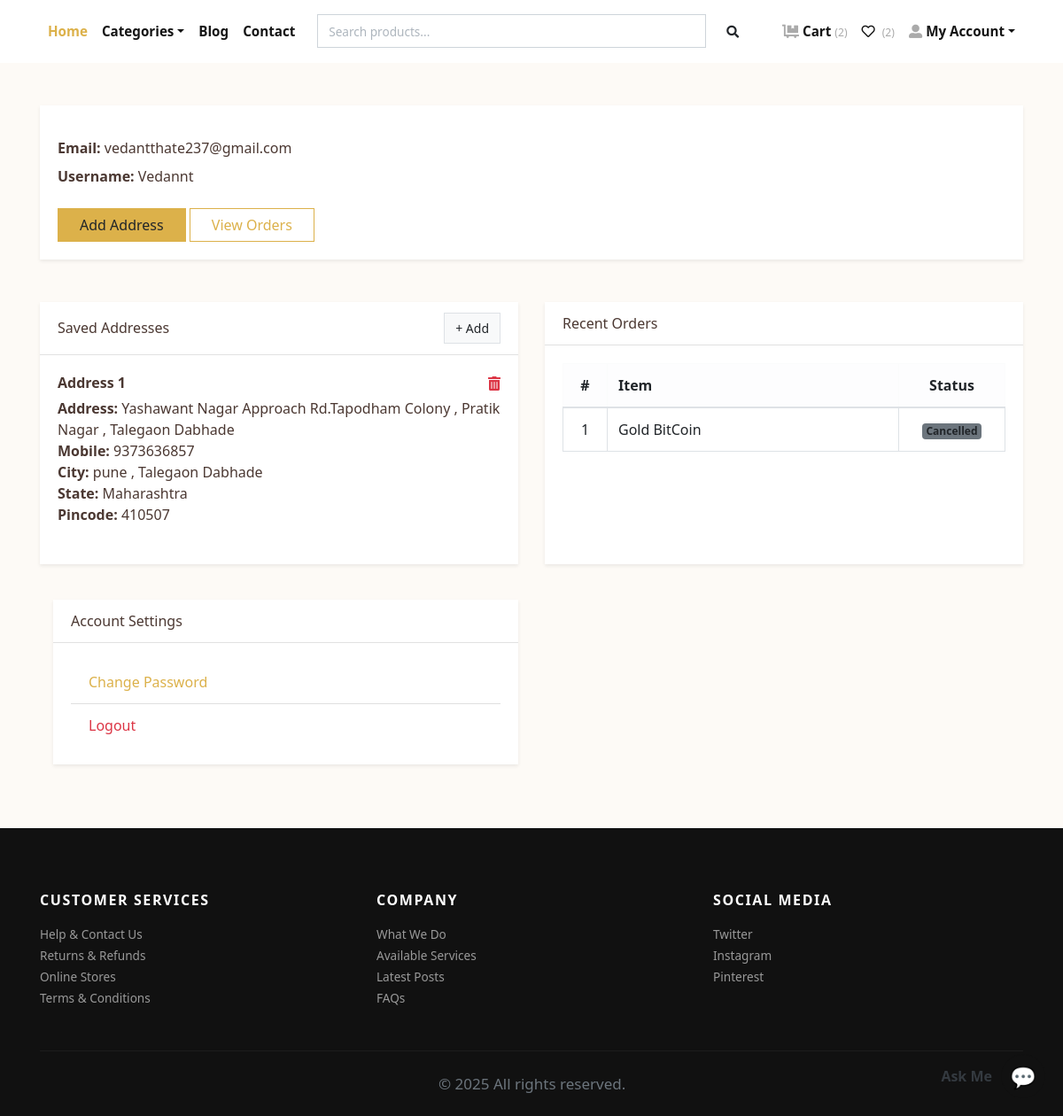
Before: /accounts/profile/ (signed in) with the older database file.
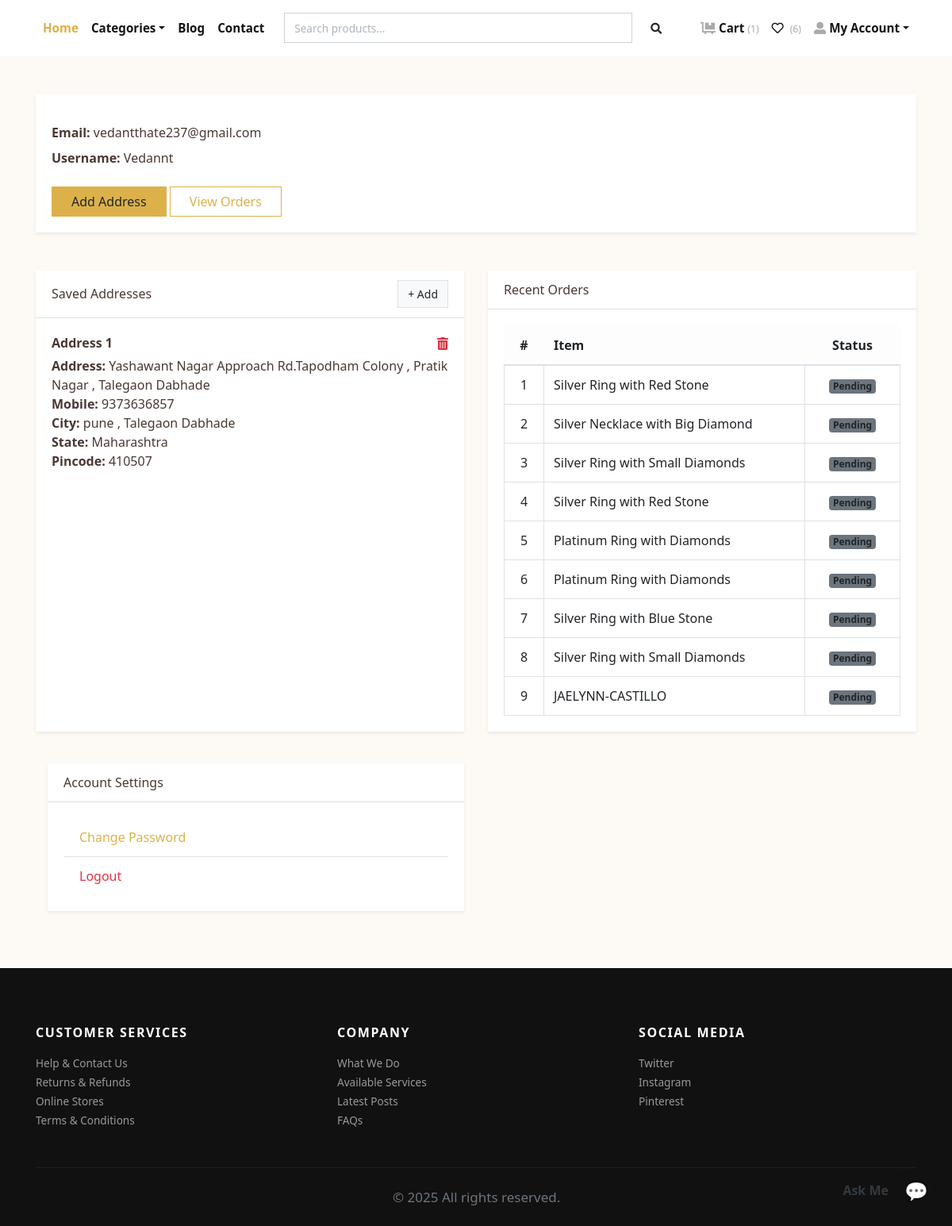
After: the same page with the newer database file.
### store/models.py (models this page shows, shortened)
class Address(models.Model):
    user = models.ForeignKey(User, verbose_name="User", on_delete=models.CASCADE)
    address = models.TextField(default="")
    user_phone_number = models.CharField(max_length=10,default="")
    city = models.CharField(max_length=100,default="")
    state = models.CharField(max_length=100,default="")
    pincode = models.CharField(max_length=10,default="")

class Order(models.Model):
    PAYMENT_METHODS = [
        ('COD', 'Cash on Delivery'),
        ('Online', 'Online Payment'),
    ]
    user = models.ForeignKey(User, verbose_name="User", on_delete=models.CASCADE)
    address = models.ForeignKey(Address, verbose_name="Shipping Address", on_delete=models.CASCADE)
    product = models.ForeignKey(Product, verbose_name="Product", on_delete=models.CASCADE, blank=True, null=True)
    quantity = models.PositiveIntegerField(verbose_name="Quantity", blank=True, null=True)
    amount = models.DecimalField(max_digits=10, decimal_places=2, verbose_name="Total Amount",default=0)
    shipping_charge = models.DecimalField(max_digits=10, decimal_places=2, default=99.00)
    ordered_date = models.DateTimeField(auto_now_add=True, verbose_name="Ordered Date")
    razorpay_order_id = models.CharField(max_length=100,null=True,blank=True)
    razorpay_payment_id = models.CharField(max_length=100,null=True,blank=True)
    razorepay_payment_signature = models.CharField(max_length=100,null=True,blank=True)
    payment_method = models.CharField(max_length=10, choices=PAYMENT_METHODS, default='COD')  # New field
    payment_status = models.CharField(max_length=20, default='Pending')  # Optional field
    tracking_uid = models.CharField(max_length=100, unique=True, blank=True, null=True)
    estimated_delivery = models.DateTimeField(null=True, blank=True)
    updated_at = models.DateTimeField(auto_now=True)
    coupon = models.ForeignKey('Coupon', on_delete=models.SET_NULL, null=True, blank=True)
    discount_amount = models.DecimalField(max_digits=10, decimal_places=2, null=True, blank=True)
    final_amount = models.DecimalField(max_digits=10, decimal_places=2, null=True, blank=True)
    status = models.CharField(
        choices=STATUS_CHOICES,
        max_length=50,
        default="Pending"
        )

class Product(models.Model):
    title = models.CharField(max_length=150, verbose_name="Product Title")
    slug = models.SlugField(max_length=160, verbose_name="Product Slug")
    sku = models.CharField(max_length=255, unique=True, verbose_name="Unique Product ID (SKU)")
    short_description = models.TextField(verbose_name="Short Description")
    detail_description = models.TextField(blank=True, null=True, verbose_name="Detail Description")
    product_image = models.ImageField(upload_to='product', blank=True, null=True, verbose_name="Product Image")
    price = models.DecimalField(max_digits=8, decimal_places=2)
    category = models.ForeignKey(Category, verbose_name="Product Categoy", on_delete=models.CASCADE)
    is_active = models.BooleanField(verbose_name="Is Active?")
    is_featured = models.BooleanField(verbose_name="Is Featured?")
    created_at = models.DateTimeField(auto_now_add=True, verbose_name="Created Date")
    updated_at = models.DateTimeField(auto_now=True, verbose_name="Updated Date")
    class Meta:
        verbose_name_plural = 'Products'
        ordering = ('-created_at', )

### store/views.py (the view)
# urls.py: path('accounts/profile/', views.profile, name="profile"),
@login_required
def profile(request):
    addresses = Address.objects.filter(user=request.user)
    orders = Order.objects.filter(user=request.user)
    return render(request, 'account/profile.html', {'addresses':addresses, 'orders':orders})

### store/context_preprocessors.py (called while the page is built)
def store_menu(request):
    categories = Category.objects.filter(is_active=True)
    context = {
        'categories_menu': categories,
    }
    return context

def cart_menu(request):
    if request.user.is_authenticated:
        cart_items= Cart.objects.filter(user=request.user)
        context = {
            'cart_items': cart_items,
        }
    else:
        context = {}
    return context

### templates/account/profile.html (shortened to what this page needs)
{% extends 'base.html' %}
{% load static %}
{% block content %}
<div class="container py-5">
  <div class="card border-0 shadow-sm mb-5">
    <div class="card-body">
      <p class="mb-2"><strong>Email:</strong> {{ request.user.email }}</p>
      <p class="mb-4"><strong>Username:</strong> {{ request.user.username }}</p>
      <a href="{% url 'store:add-address' %}" class="btn btn-primary me-2">Add Address</a>
      <a href="{% url 'store:orders' %}" class="btn btn-outline-primary">View Orders</a>
    </div>
  </div>
  <div class="row mb-3">
    <div class="col-lg-6 mb-4">
      <div class="card border-0 shadow-sm h-100">
        <div class="card-header bg-white fw-semibold d-flex justify-content-between align-items-center">
          <span>Saved Addresses</span>
          <a href="{% url 'store:add-address' %}" class="btn btn-sm btn-light border">+ Add</a>
        </div>
        <div class="card-body">
          {% if addresses %}
            {% for address in addresses %}
              <div class="mb-4">
                <div class="d-flex justify-content-between align-items-center mb-1">
                  <h6 class="mb-0">Address {{ forloop.counter }}</h6>
                  <a href="{% url 'store:remove-address' address.id %}" class="text-danger">
                    <i class="fas fa-trash-alt"></i>
                  </a>
                </div>
                <div>
                  <div><strong>Address:</strong> {{ address.address }}</div>
                  <div><strong>Mobile:</strong> {{ address.user_phone_number }}</div>
                  <div><strong>City:</strong> {{ address.city }}</div>
                  <div><strong>State:</strong> {{ address.state }}</div>
                  <div><strong>Pincode:</strong> {{ address.pincode }}</div>
                </div>
              </div>
            {% endfor %}
          {% else %}
            <p class="text-muted">No address added yet.</p>
          {% endif %}
        </div>
      </div>
    </div>
    <div class="col-lg-6 mb-4">
      <div class="card border-0 shadow-sm h-100">
        <div class="card-header bg-white fw-semibold">Recent Orders</div>
        <div class="card-body">
          {% if orders %}
            <div class="table-responsive">
              <table class="table table-bordered align-middle mb-0">
                <thead class="table-light">
                  <tr>
                    <th class="text-center" style="width: 50px;">#</th>
                    <th>Item</th>
                    <th class="text-center" style="width: 120px;">Status</th>
                  </tr>
                </thead>
                <tbody>
                  {% for order in orders %}
                    <tr>
                      <td class="text-center">{{ forloop.counter }}</td>
                      <td>{{ order.product.title }}</td>
                      <td class="text-center">
                        <span class="badge bg-secondary">{{ order.status }}</span>
                      </td>
                    </tr>
                  {% endfor %}
                </tbody>
              </table>
            </div>
          {% else %}
            <p class="text-muted mb-0">You haven't placed any orders yet.</p>
          {% endif %}
        </div>
      </div>
    </div>
  </div>
  <div class="col-lg-6 mb-4">
    <div class="card border-0 shadow-sm mb-4">
      <div class="card-header bg-white fw-semibold">Account Settings</div>
      <div class="card-body">
        <ul class="list-group list-group-flush">
          <li class="list-group-item">
            <a href="{% url 'store:password-change' %}" class="text-decoration-none">Change Password</a>
          </li>
          <li class="list-group-item">
            <a class="text-decoration-none text-danger" href="#" onclick="document.getElementById('logout-form').submit();">Logout</a>
          </li>
        </ul>
      </div>
    </div>
  </div>
</div>
{% endblock content %}

### templates/navbar.html (shortened to what this page needs)
{% load static %}
<header class="header bg-white">
  <div class="container px-0 px-lg-3">
    <nav class="navbar navbar-expand-lg navbar-light py-3 px-lg-0 fixed-top">
      <div class="collapse navbar-collapse" id="navbarSupportedContent">
        <ul class="navbar-nav mr-auto">
          <li class="nav-item">
            <a class="nav-link active" href="{% url 'store:home' %}">Home</a>
          </li>
          <li class="nav-item dropdown">
            <a class="nav-link dropdown-toggle" id="pagesDropdown" href="#" data-toggle="dropdown" aria-haspopup="true"
              aria-expanded="false">Categories</a>
          </li>
          <li class="nav-item">
            <a class="nav-link" href="{% url 'store:blog_list' %}">Blog</a>
          </li>
          <li class="nav-item">
            <a class="nav-link" href="{% url 'store:contact' %}">Contact</a>
          </li>
        </ul>
        <div class="d-flex align-items-center">
          <form method="GET" action="{% url 'store:search' %}" class="form-inline d-none d-lg-block" style="width:500px;">
            <div class="input-group">
              <input type="text" name="q" class="form-control" placeholder="Search products..." aria-label="Search" required>
              <div class="input-group-append">
                <button class="btn" type="submit" style="border: none; background-color: transparent;">
                  <i class="fas fa-search fa-sm"></i>
                </button>
              </div>
            </div>
          </form>
        </div>
        <ul class="navbar-nav ml-auto">
          {% if request.user.is_authenticated %}
          <li class="nav-item">
            <a class="nav-link" href="{% url 'store:cart' %}">
              <i class="fas fa-dolly-flatbed mr-1 text-gray"></i>Cart
              <small class="text-gray">({{ cart_items.count }})</small>
            </a>
          </li>
          <li class="nav-item">
            <a class="nav-link" href="{% url 'store:wishlist' %}">
              <i class="far fa-heart mr-1"></i>
              <small class="text-gray">({{ user.wishlist_set.count }})</small>
            </a>
          </li>
          <li class="nav-item dropdown">
            <a class="nav-link dropdown-toggle" id="userDropdown" href="#" data-toggle="dropdown" aria-haspopup="true"
              aria-expanded="false"><i class="fas fa-user-alt mr-1 text-gray"></i>My Account</a>
          </li>
          {% else %}
          <li class="nav-item"><a class="nav-link" href="{% url 'store:login' %}">Login</a></li>
          <li class="nav-item"><a class="nav-link" href="{% url 'store:register' %}">Create Account</a></li>
          {% endif %}
        </ul>
      </div>
    </nav>
  </div>
</header>

Changed rows visible on the page:
removed Order: product "Gold BitCoin", status "Cancelled"
added Order: product "Silver Ring with Red Stone", status "Pending"
added Order: product "Silver Necklace with Big Diamond", status "Pending"
added Order: product "Silver Ring with Small Diamonds", status "Pending"
added Order: product "Silver Ring with Red Stone", status "Pending"
added Order: product "Platinum Ring with Diamonds", status "Pending"
added Order: product "Platinum Ring with Diamonds", status "Pending"
added Order: product "Silver Ring with Blue Stone", status "Pending"
added Order: product "Silver Ring with Small Diamonds", status "Pending"
added Order: product "JAELYNN-CASTILLO", status "Pending"
Other visible differences:
{{ cart_items.count }}: "2" → "1"
{{ user.wishlist_set.count }}: "2" → "6"
